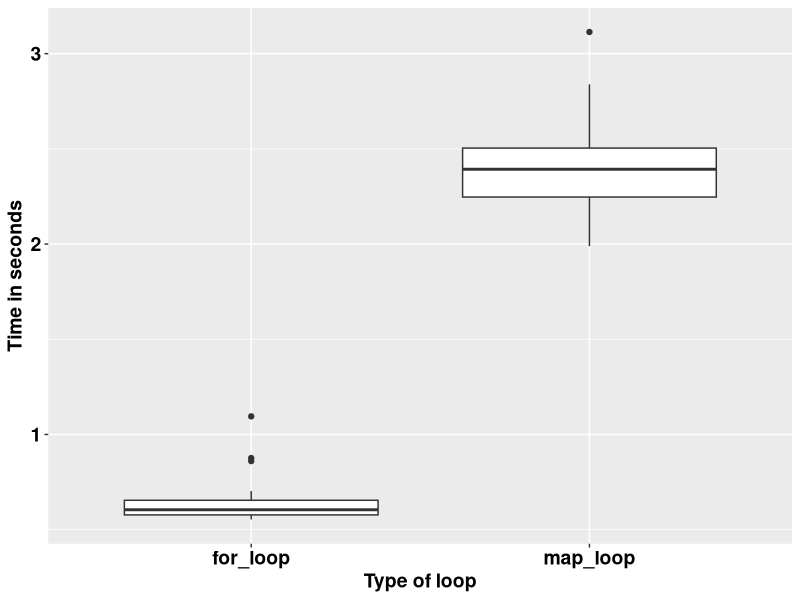

This figure's R source:
## ---- chunk 1
knitr::opts_chunk$set(echo = TRUE)
## ---- chunk 2
square <- function(a) a**2
square(3)
## ---- chunk 3
square <- function(b){ # Create the funct
  b**2
}
square(3)
## ---- chunk 4
square <- function(c){ 
  product <- c**2
  return(product)
}
square(3)
## ---- chunk 5
square <- function(d){
  product <- d**2
  print(product)
}
square(5)
## ---- chunk 6
square <- function(e){
  product <- e**2
  (product)
}
square(9)
## ---- chunk 7
square <- function(f){
  product <- f**2
  show(product)
}
square(9)
## ---- chunk 8
square_root <- function(b){
  product <- b^0.5
  return(product/2)
}
square_root(9)
## ---- chunk 9
square_root
## ---- chunk 10
square(-10:10)
## ---- chunk 11
square_root(c(-26, 1:15, 158))
## ---- chunk 12
m <- list(12, 18, 345)
square_root(m[[2]])
## ---- chunk 13
rescale <- function(x){
  m <- mean(x)
  s <- sd(x)
  (x - m) / s
}
rescale(c(-52, 58, 46, 99))
## ---- chunk 14
rescale <- function(x, only_translate){
  m <- mean(x)
  translated <- x - m
  if (only_translate) return(translated)
  s <- sd(x)
  translated / s
}

rescale(x = 1:6, only_translate = TRUE)
## ---- chunk 15
rescale <- function(x, only_translate){
  m <- mean(x)
  translated <- x - m
  if (only_translate) return(translated)
  s <- sd(x)
  translated / s
}

rescale(x = 1:4, only_translate = FALSE)
## ---- chunk 16
rescale(only_translate = TRUE, x = 1:4)
## ---- chunk 17
rescale(x = 1:4, TRUE)
rescale(TRUE, x = 1:4)
rescale(1:4, only_translate = T)
rescale(only_translate = T, 1:4)
## ---- chunk 18
rescale(1:4, o = T)
rescale(o = T, 1:4)
## ---- chunk 19
rescale <- function(x, only_translate = FALSE){
  m <- mean(x)
  translated <- x - m
  if(only_translate) return(translated)
  s <- sd(x)
  translated / s
}
## ---- chunk 20
rescale(1:4) # This runs with only_translate being taken as FALSE by default.
## ---- chunk 21
rescale <- function(x, ...){
  m <- mean(x, ...)
  s <- sd(x, ...)
  (x - m) / s
}

rescale(1:4)
## ---- chunk 22
x <- c(NA, 1:3)
rescale(x)
## ---- chunk 23
x <- c(NA, 1:3)
rescale(x, na.rm = TRUE)
## ---- chunk 24
some_function <- function(x) x
other_function <- function(x, ...) x
# some_function(1:4, foo = "bar") # This does not run because there was no allowance.
other_function(1:4, foo = "bar")

## ---- chunk 25
f <- function(...) list(...)
g <- function(x, y, ...) f(...)
g(x = 1, y = 2, z = 3, w = 4)
## ---- chunk 26
compare_rasters <- function(x) {
  if (sum(x > 0.5, na.rm = TRUE) > 7) {
    return(1)
  } else {
    return(0)
  }
  
}
## ---- chunk 27
library(tidyverse)
volumes <- rnorm(1000000)

for_loop <- vector()

for (k in 1:20) {
  for_loop[k] <- system.time(for (i in 1:length(volumes)) {
    2.3 * volumes[i] ^ 9
  })
}

map_loop <- vector()
for (j in 1:20) {
  map_loop[j] <- system.time(map_vec(volumes, \(x) 2.3 * x ^ 9))
}
## ---- chunk 28
data.frame(for_loop = for_loop, map_loop = map_loop) %>% 
  gather(key = "key", value = "value") %>% 
  ggplot(aes(key, value)) +
  geom_boxplot() +
  labs(x = "Type of loop",
       y = "Time in seconds") +
  theme(text = element_text(size = 14, face = "bold", colour = "black")) +
  theme(axis.text = element_text(size = 14, face = "bold", colour = "black"))
